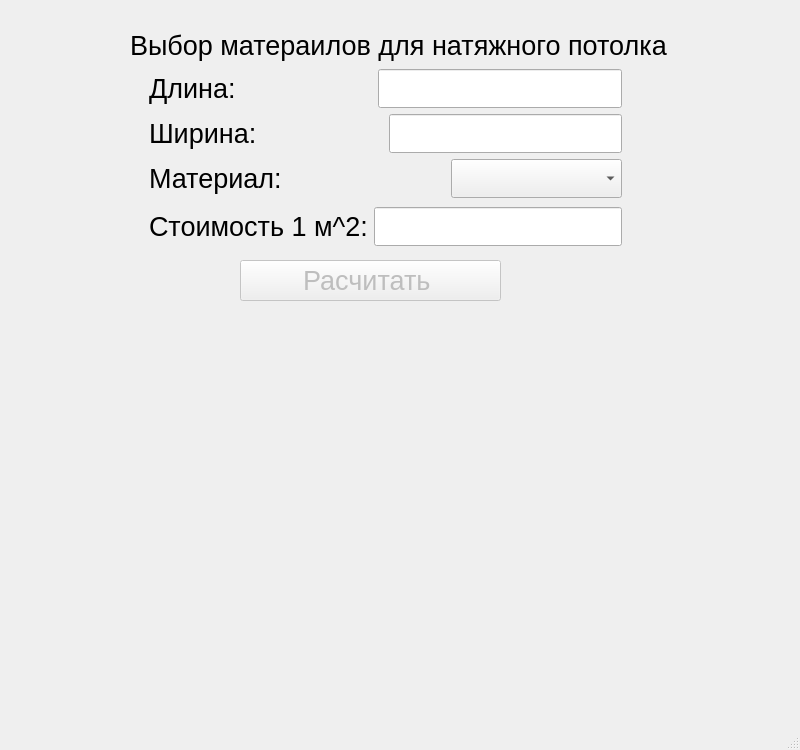
<?xml version="1.0" encoding="UTF-8"?>
<ui version="4.0">
 <class>MainWindow</class>
 <widget class="QMainWindow" name="MainWindow">
  <property name="geometry">
   <rect>
    <x>0</x>
    <y>0</y>
    <width>800</width>
    <height>750</height>
   </rect>
  </property>
  <property name="windowTitle">
   <string>Королев Иван Михайлович 4431</string>
  </property>
  <widget class="QWidget" name="centralwidget">
   <widget class="QLabel" name="headLbl">
    <property name="geometry">
     <rect>
      <x>130</x>
      <y>30</y>
      <width>551</width>
      <height>31</height>
     </rect>
    </property>
    <property name="font">
     <font>
      <pointsize>20</pointsize>
     </font>
    </property>
    <property name="text">
     <string>Выбор матераилов для натяжного потолка</string>
    </property>
   </widget>
   <widget class="QWidget" name="layoutWidget">
    <property name="geometry">
     <rect>
      <x>149</x>
      <y>66</y>
      <width>473</width>
      <height>183</height>
     </rect>
    </property>
    <layout class="QVBoxLayout" name="verticalLayout_2">
     <item>
      <layout class="QVBoxLayout" name="verticalLayout">
       <item>
        <layout class="QHBoxLayout" name="horizontalLayout">
         <item>
          <widget class="QLabel" name="lenghtLbl">
           <property name="font">
            <font>
             <pointsize>20</pointsize>
            </font>
           </property>
           <property name="text">
            <string>Длина:</string>
           </property>
          </widget>
         </item>
         <item>
          <spacer name="horizontalSpacer">
           <property name="orientation">
            <enum>Qt::Horizontal</enum>
           </property>
           <property name="sizeHint" stdset="0">
            <size>
             <width>128</width>
             <height>20</height>
            </size>
           </property>
          </spacer>
         </item>
         <item>
          <widget class="QLineEdit" name="lengthTxt">
           <property name="font">
            <font>
             <pointsize>20</pointsize>
            </font>
           </property>
          </widget>
         </item>
        </layout>
       </item>
       <item>
        <layout class="QHBoxLayout" name="horizontalLayout_2">
         <item>
          <widget class="QLabel" name="heightLbl">
           <property name="font">
            <font>
             <pointsize>20</pointsize>
            </font>
           </property>
           <property name="text">
            <string>Ширина:</string>
           </property>
          </widget>
         </item>
         <item>
          <spacer name="horizontalSpacer_2">
           <property name="orientation">
            <enum>Qt::Horizontal</enum>
           </property>
           <property name="sizeHint" stdset="0">
            <size>
             <width>138</width>
             <height>20</height>
            </size>
           </property>
          </spacer>
         </item>
         <item>
          <widget class="QLineEdit" name="heightTxt">
           <property name="font">
            <font>
             <pointsize>20</pointsize>
            </font>
           </property>
          </widget>
         </item>
        </layout>
       </item>
       <item>
        <layout class="QHBoxLayout" name="horizontalLayout_3">
         <item>
          <widget class="QLabel" name="materialLbl">
           <property name="font">
            <font>
             <pointsize>20</pointsize>
            </font>
           </property>
           <property name="text">
            <string>Материал:</string>
           </property>
          </widget>
         </item>
         <item>
          <spacer name="horizontalSpacer_3">
           <property name="orientation">
            <enum>Qt::Horizontal</enum>
           </property>
           <property name="sizeHint" stdset="0">
            <size>
             <width>88</width>
             <height>20</height>
            </size>
           </property>
          </spacer>
         </item>
         <item>
          <widget class="QComboBox" name="materialCmb">
           <property name="minimumSize">
            <size>
             <width>171</width>
             <height>30</height>
            </size>
           </property>
           <property name="font">
            <font>
             <pointsize>20</pointsize>
            </font>
           </property>
          </widget>
         </item>
        </layout>
       </item>
      </layout>
     </item>
     <item>
      <layout class="QHBoxLayout" name="horizontalLayout_4">
       <item>
        <widget class="QLabel" name="priceLbl">
         <property name="font">
          <font>
           <pointsize>20</pointsize>
          </font>
         </property>
         <property name="text">
          <string>Стоимость 1 м^2:</string>
         </property>
        </widget>
       </item>
       <item>
        <widget class="QLineEdit" name="materialPriceTxt">
         <property name="enabled">
          <bool>true</bool>
         </property>
         <property name="font">
          <font>
           <pointsize>20</pointsize>
          </font>
         </property>
        </widget>
       </item>
      </layout>
     </item>
    </layout>
   </widget>
   <widget class="QPushButton" name="resultBtn">
    <property name="enabled">
     <bool>false</bool>
    </property>
    <property name="geometry">
     <rect>
      <x>240</x>
      <y>260</y>
      <width>261</width>
      <height>41</height>
     </rect>
    </property>
    <property name="font">
     <font>
      <pointsize>20</pointsize>
     </font>
    </property>
    <property name="text">
     <string>Расчитать </string>
    </property>
   </widget>
   <widget class="QLabel" name="resultLbl">
    <property name="geometry">
     <rect>
      <x>220</x>
      <y>330</y>
      <width>311</width>
      <height>201</height>
     </rect>
    </property>
    <property name="font">
     <font>
      <pointsize>20</pointsize>
     </font>
    </property>
    <property name="text">
     <string/>
    </property>
   </widget>
  </widget>
  <widget class="QMenuBar" name="menubar">
   <property name="geometry">
    <rect>
     <x>0</x>
     <y>0</y>
     <width>800</width>
     <height>23</height>
    </rect>
   </property>
  </widget>
  <widget class="QStatusBar" name="statusbar"/>
 </widget>
 <resources/>
 <connections/>
</ui>
